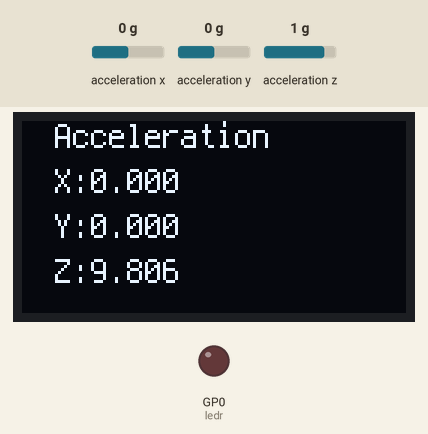
Simulated run of this program. Board: Raspberry Pi Pico running CircuitPython. Shown: 128×64 one-colour display, output pins drawn as LEDs (lit = HIGH). The test bench sets the inputs (shaded band); at power-on: acceleration z 1 g, acceleration x 0 g, acceleration y 0 g. What the program prints to the serial console is not drawn.

Above: at 1.2 s.
1.3 s: acceleration z set to 0.2 g
At 2.2 s:
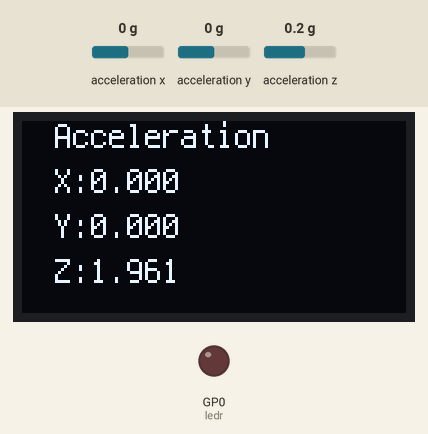
2.8 s: acceleration z set to -0.1 g
At 3.9 s:
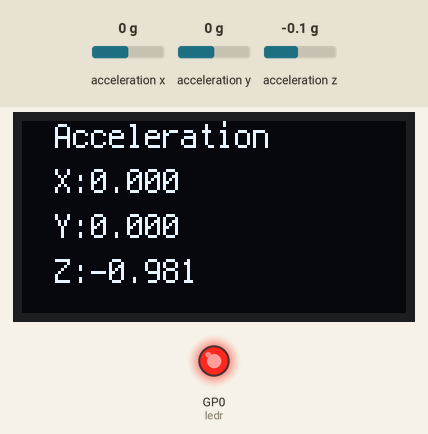
4.4 s: acceleration x set to -1.4 g
At 5.1 s:
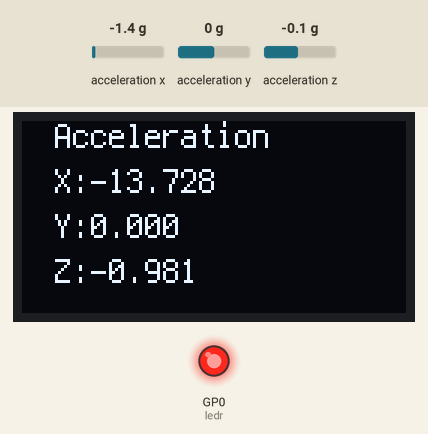
5.9 s: acceleration y set to -1.4 g
At 6.9 s:
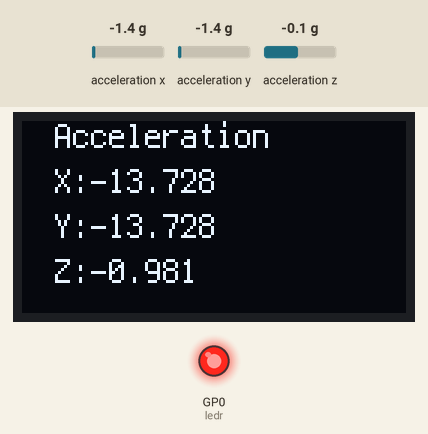
7.6 s: acceleration x set to -0.8 g
At 8.8 s:
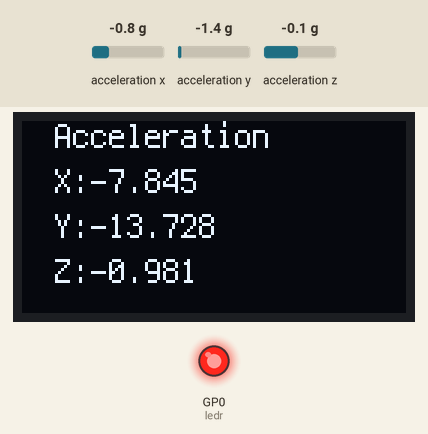
Timing chart, 0 to 10.2 s (numbered marks = the images above; inputs shaded):
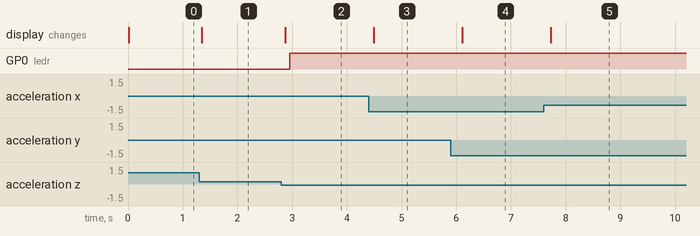

Measured:
- the behaviour switches between 0.1 and 0 g on acceleration z (found by bisection; images 1 and 2)
- after the input at 1.3 s, the display: changes at once (image 1)
- after the input at 2.8 s, GP0 (ledr): LOW → HIGH after 0.16 s; the display: changes after 0.07 s (image 2)
- after the input at 4.4 s, the display: changes after 0.09 s (image 3)
- after the input at 5.9 s, the display: changes after 0.21 s (image 4)
- after the input at 7.6 s, the display: changes after 0.13 s (image 5)

The program:

gyrooled.py
```python
#type: ignore
import time
import board
import digitalio
import adafruit_mpu6050
import busio
from adafruit_display_text import label
import adafruit_displayio_ssd1306
import terminalio
import displayio

displayio.release_displays()

sda_pin = board.GP14
scl_pin = board.GP15
i2c = busio.I2C(scl_pin, sda_pin)
mpu = adafruit_mpu6050.MPU6050(i2c, address=0x68)

display_bus = displayio.I2CDisplay(i2c, device_address=0x3d, reset=board.GP16)
display = adafruit_displayio_ssd1306.SSD1306(display_bus, width=128, height=64)

ledr=digitalio.DigitalInOut(board.GP0) #Lines 7-10 led set up
ledr.direction=digitalio.Direction.OUTPUT

tiltT = .5
ledr.value=False

splash = displayio.Group()
title = "ANGULAR VELOCITY"
text_area = label.Label(terminalio.FONT, text=title, color=0xFFFF00, x=5, y=5)
splash.append(text_area)
display.show(splash)


while True:
    Acceleration = mpu.acceleration
    Xa,Ya,Za=Acceleration

    print(f" Acceleration X:{Xa:.3f}, Y:{Ya:.3f}, Z:{Za:.3f}.")

    avtext = f" Acceleration \n X:{Xa:.3f} \n Y:{Ya:.3f} \n Z:{Za:.3f}"
    text_area.text = avtext
    time.sleep(.1)

    if (tiltT) > (Za):
        ledr.value=True
        print("led on")
        time.sleep(.1)

    else:
        ledr.value=False
```
